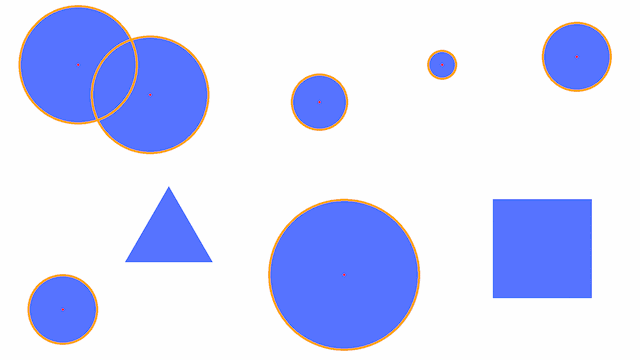
#> input picture for_haugh.webp, 640 x 360 px
$ python -i find_circle_rectangle.py   (imports and definitions only)
#> lines starting #> are read from the running program, lines starting #| are printed output that depends on the picture; after the words box and inside, x2 and y2 are one past the last pixel; in counts of white or black regions, pixels touching at a corner belong together
import tkinter as tk
from tkinter import filedialog
from PIL import Image, ImageTk, ImageDraw
import cv2
import numpy as np

class ImageProcessor(tk.Tk):
    # [31 lines left out: functions __init__, configure_window, open_image, not called in this run]

class ImageHandler:
    def __init__(self):
        self.image = None
        self.image_scale = 1.0
        self.shapes = []

    def load_image(self, file_path):
#> called with file_path = '../for_haugh.webp'
        self.image = cv2.imread(file_path)
#> self.image is the input picture: shape (360, 640, 3); mean B, G, R 250.3, 217.3, 211.7
        self.process_image()

    def process_image(self):
        gray = cv2.cvtColor(self.image, cv2.COLOR_BGR2GRAY)
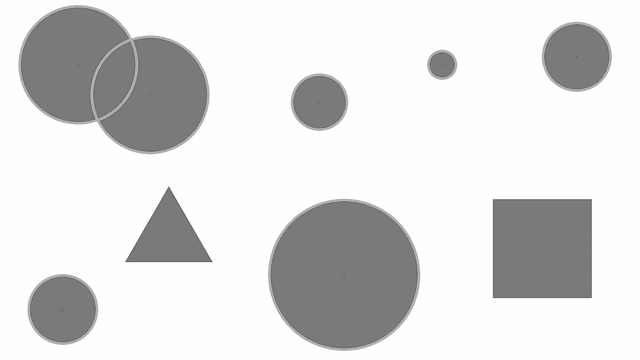
#> gray: shape (360, 640); min 73, max 254, mean 219.4
        gray = cv2.medianBlur(gray, 5)

        circles = cv2.HoughCircles(gray, cv2.HOUGH_GRADIENT, 1, 20, param1=50, param2=30, minRadius=0, maxRadius=0)
#> circles = 16 rows, first 8: [344.5, 274.5, 75.8], [78.5, 64.5, 60.1], [150.5, 94.5, 59.2], [62.5, 309.5, 34.9], [576.5, 55.5, 34.8], [319.5, 102.5, 28.6], [441.5, 64.5, 12.5], [329.5, 260.5, 56.6]
        circles = [] if circles is None else circles[0, :].astype("int")
#> circles = 16 rows, first 8: [344, 274, 75], [78, 64, 60], [150, 94, 59], [62, 309, 34], [576, 55, 34], [319, 102, 28], [441, 64, 12], [329, 260, 56]

        edges = cv2.Canny(gray, 50, 150, apertureSize=3)
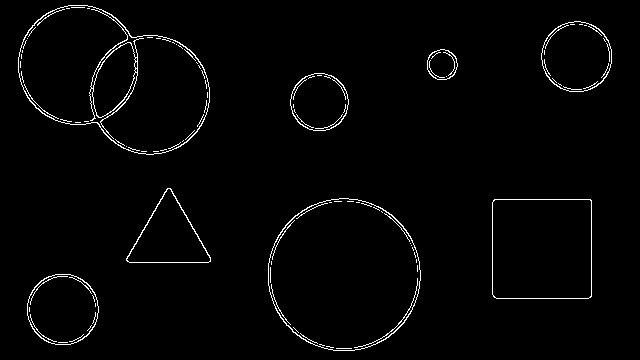
#> edges: shape (360, 640); 2% white in thin lines or dots, all inside (x1, y1, x2, y2) = (18, 5, 612, 351)
        lines = cv2.HoughLinesP(edges, 1, np.pi / 180, threshold=80, minLineLength=30, maxLineGap=10)
#> lines = [[494, 199, 590, 199], [591, 296, 591, 200], [496, 298, 588, 298], [170, 188, 210, 258], [492, 294, 492, 202], [126, 260, 164, 192], [129, 262, 208, 262]]
        rectangles = [] if lines is None else [cv2.boundingRect(line.reshape(-1, 2)) for line in lines]
#> rectangles = [(494, 199, 97, 1), (591, 200, 1, 97), (496, 298, 93, 1), (170, 188, 41, 71), (492, 202, 1, 93), (126, 192, 39, 69), (129, 262, 80, 1)]

        self.shapes = [(*circle, "circle") for circle in circles] + [(*rect, "rectangle") for rect in rectangles]
#> self.shapes = 23 items, first 6: (344, 274, 75, 'circle'), (78, 64, 60, 'circle'), (150, 94, 59, 'circle'), (62, 309, 34, 'circle'), (576, 55, 34, 'circle'), (319, 102, 28, 'circle')

class ShapeDrawer:
    def __init__(self):
        self.tk_image = None

    # [47 lines left out: functions update_image, find_highlight_shape, not called in this run]

class CanvasHandler(tk.Canvas):
    # [44 lines left out: functions __init__, reset_view, on_mouse_move, on_mouse_wheel, not called in this run]

    def on_pan_start(self, event):
        self.pan_start = (event.x, event.y)

    # [9 lines left out: function on_pan_move, not called in this run]

    def update_image(self, highlight_shape=None):
        self.shape_drawer.update_image(self, self.image_handler.image, self.image_handler.shapes, self.zoom_level, self.offset_x, self.offset_y, highlight_shape)

# [3 lines not run here, left out]

>>> result = ImageHandler().load_image('../for_haugh.webp')
